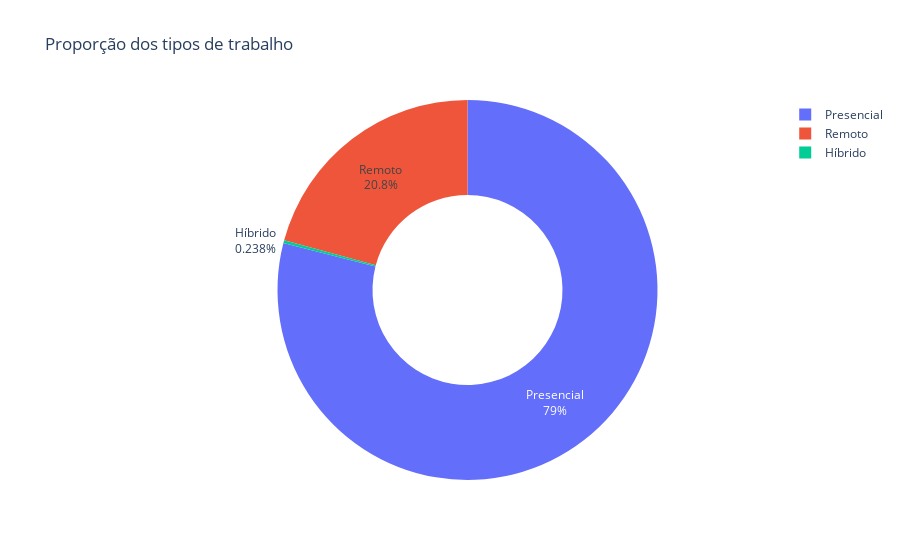

Write notebook code for a chart like this one.
### Code cell
remoto_contagem = df_limpo['remoto'].value_counts().reset_index()
remoto_contagem.columns = ['remoto', 'quantidade']

fig = px.pie(remoto_contagem,
             names='remoto',
             values='quantidade',
             title='Proporção dos tipos de trabalho',
             hole=0.5)
fig.update_traces(textinfo='percent+label')
fig.show()

### Figure 1 — Plotly figure (JSON) as saved in the notebook; plotly's stock layout.template omitted (floating-point values rounded to 4 significant figures)
{"data": [{"domain": {"x": [0, 1], "y": [0, 1]}, "hole": 0.5, "hovertemplate": "remoto=%{label}<br>quantidade=%{value}<extra></extra>", "labels": ["Presencial", "Remoto", "Híbrido"], "legendgroup": "", "name": "", "showlegend": true, "textinfo": "percent+label", "type": "pie", "values": [105305, 27716, 318]}], "layout": {"legend": {"tracegroupgap": 0}, "title": {"text": "Proporção dos tipos de trabalho"}}}
